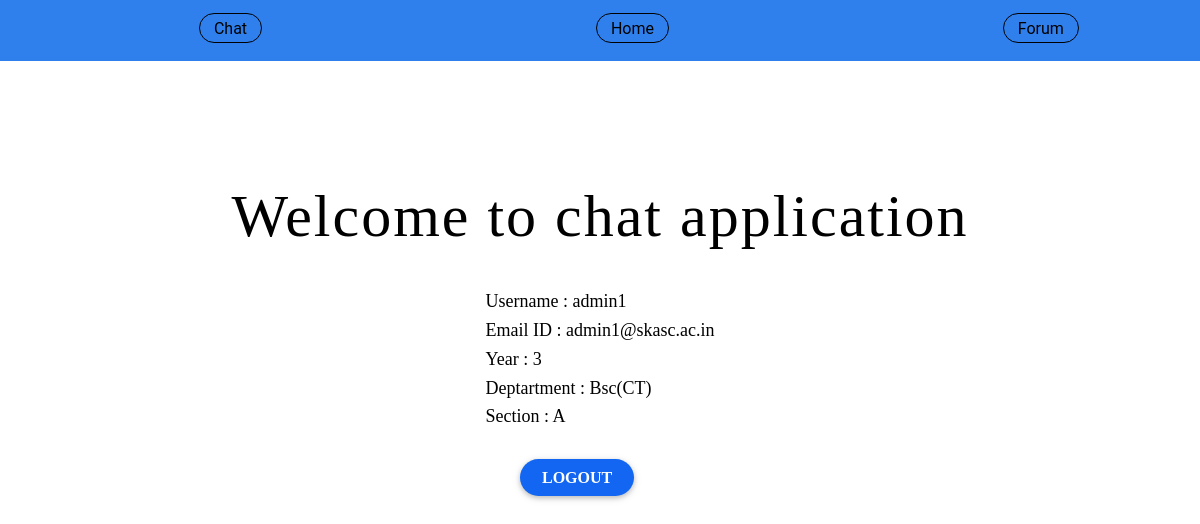
The page /welcome.php (signed in) on the database its author committed.
### tables this page shows
CREATE TABLE `User_Details` (
  `uid` int NOT NULL,
  `uname` varchar(150) NOT NULL,
  `upass` varchar(150) NOT NULL,
  `email` varchar(150) NOT NULL,
  `year` int NOT NULL,
  `dept` varchar(150) NOT NULL,
  `sec` varchar(150) NOT NULL,
  `session_id` varchar(150) NOT NULL
);

### welcome.php (the view, shortened to what this page needs)
<!DOCTYPE html>
<html lang="en">
<head>
  <link rel="stylesheet" href="css/welcome.css">
  <link rel="stylesheet" href="css/materialbtn.css">
  <link rel="stylesheet" href="css/home.css">
</head>
<body>
    <nav>
    <ul>
    <li><a href="chat.php">Chat</a></li>
    <li><a href="#">Home</a></li>
    <li><a href="forum.php">Forum</a></li>
    </ul>
    </nav>
    <div class="landingpage">
    <h1>Welcome to chat application</h1>
    <?php
    $servername = "localhost";
    $username = "chat_app";
    $password = "Password#123";
    $db_name = "chat_app";
    $link = mysqli_connect($servername, $username, $password,$db_name);
    if(!isset($_SESSION["loggedin"]) || $_SESSION["loggedin"] !== true){
    header("location: login.php");
    exit;
   }else{
    $username = $_SESSION["username"];
    $sql = "SELECT * from User_Details WHERE uname = '$username'";
    $result = mysqli_query($link, $sql);
         if (mysqli_num_rows($result) > 0) {
            while($row = mysqli_fetch_assoc($result)) {
              $email = $row["email"];
              $dept = $row["dept"];
              $year = $row["year"];
              $sec = $row["sec"];
            }
         } else {
            echo "0 results";
         }
         echo "<br><div class='bodymain'>  Username : ".$username." <br> Email ID :  ".$email." <br> Year :  " .$year ." <br> Deptartment :  " .$dept . " <br> Section : " . $sec ;
}
   ?>
 <form action="logout.php" method="POST" >
  <div class="form-group">
  <input type="submit" class="btn btn-primary btn-rounded mar" value="Logout">
  </div>
  </form>
</div>
 </body>
</html>

### css/welcome.css (style rules this page uses)
* { padding: 0%; margin: 0%; box-sizing: border-box; }
nav { display: flex; flex-direction: row; background-color: #2F80ED; color: black; }
ul { display: flex; flex-direction: row; padding-top:1% ; }
li { list-style: none; margin: 1% 130%; padding: 1% 11%; border: 1px black solid; border-radius: 20px; }
a { text-decoration: none; color: black; }

### css/home.css (style rules this page uses)
* { margin: 0%; padding: 0%; box-sizing: border-box; }
.landingpage { display: flex; flex-direction: column; justify-content: center; align-items: center; margin: 8% 0%; height: 55vh; }
.landingpage h1 { font-size: 60px; color: black; font-family: 'Kalam', cursive; letter-spacing: 2px; margin-bottom: 5%; }
.bodymain { font-family: 'Arapey', serif; font-size: 18px; color: black; transform: translateY(-50px); }
.mar { margin: 12% 15%; padding: 3% 5%; width: 50%; }

### rows shown on the page
user_details: email "admin1@skasc.ac.in", year "3", dept "Bsc(CT)", sec "A"

### other values the page prints
$username "admin1"
